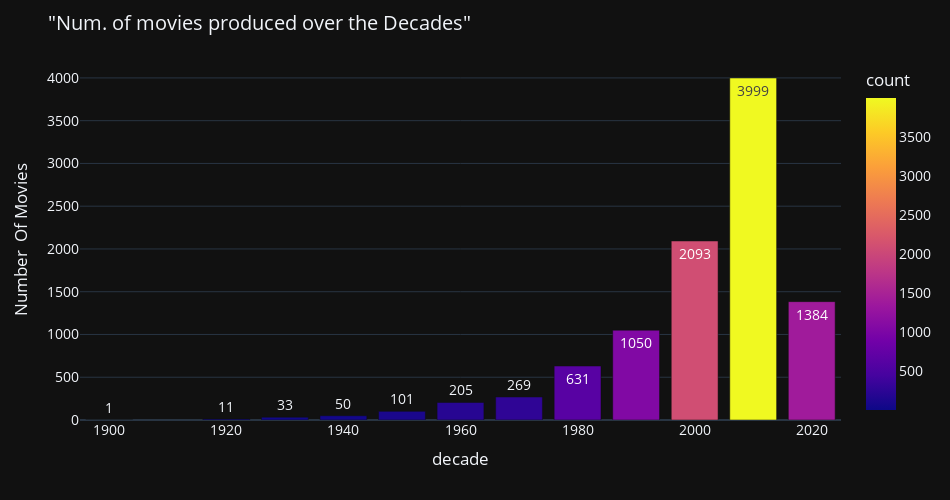

This figure's notebook cell:
### Markdown cell above
>>### ___What is the decate that has the most number of films released?___

### Code cell
release_decade_df = df["decade"].value_counts().reset_index().rename(columns={"index":"decade","decade":"count"})


fig = px.bar(release_decade_df, x=release_decade_df.decade,y='count', color ='count',width=950, height=500,text_auto='True') 
fig.update_layout(
    title=' "Num. of movies produced over the Decades" ',
    xaxis_title="decade",
    yaxis_title="Number  Of Movies",
    font=dict(
        size=14
    )
    ,
)
fig.layout.template = 'plotly_dark'
fig.show()

### Figure 1 — Plotly figure (JSON) as saved in the notebook; plotly's stock layout.template omitted (floating-point values rounded to 4 significant figures)
{"data": [{"alignmentgroup": "True", "hovertemplate": "decade=%{x}<br>count=%{marker.color}<extra></extra>", "legendgroup": "", "marker": {"color": [3999, 2093, 1384, 1050, 631, 269, 205, 101, 50, 33, 11, 1], "coloraxis": "coloraxis", "pattern": {"shape": ""}}, "name": "", "offsetgroup": "", "orientation": "v", "showlegend": false, "textposition": "auto", "texttemplate": "%{y:True}", "type": "bar", "x": [2010, 2000, 2020, 1990, 1980, 1970, 1960, 1950, 1940, 1930, 1920, 1900], "xaxis": "x", "y": [3999, 2093, 1384, 1050, 631, 269, 205, 101, 50, 33, 11, 1], "yaxis": "y"}], "layout": {"barmode": "relative", "coloraxis": {"colorbar": {"title": {"text": "count"}}, "colorscale": [[0, "#0d0887"], [0.1111, "#46039f"], [0.2222, "#7201a8"], [0.3333, "#9c179e"], [0.4444, "#bd3786"], [0.5556, "#d8576b"], [0.6667, "#ed7953"], [0.7778, "#fb9f3a"], [0.8889, "#fdca26"], [1, "#f0f921"]]}, "font": {"size": 14}, "height": 500, "legend": {"tracegroupgap": 0}, "margin": {"t": 60}, "title": {"text": " \"Num. of movies produced over the Decades\" "}, "width": 950, "xaxis": {"anchor": "y", "domain": [0, 1], "title": {"text": "decade"}}, "yaxis": {"anchor": "x", "domain": [0, 1], "title": {"text": "Number  Of Movies"}}}}
